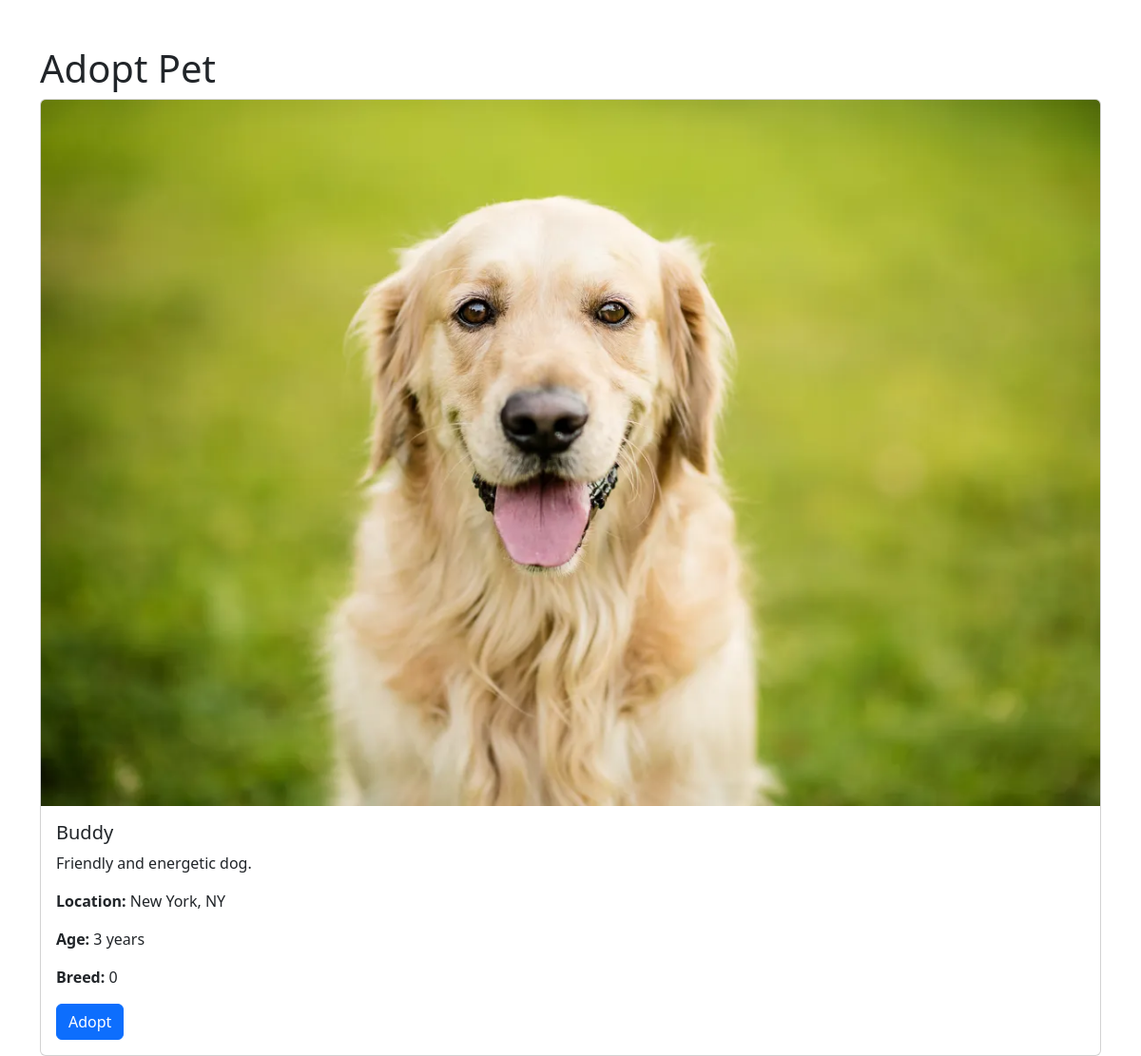
Screenshot of /adopt.php?id=20 (signed in) with the database file from the repository.
### tables this page shows
CREATE TABLE `animal` (
  `id` int(11) NOT NULL,
  `name` varchar(255) NOT NULL,
  `photo` varchar(255) DEFAULT NULL,
  `location` varchar(255) DEFAULT NULL,
  `description` text DEFAULT NULL,
  `size` enum('small','medium','large') NOT NULL,
  `age` int(11) NOT NULL,
  `vaccinated` tinyint(1) DEFAULT NULL,
  `breed` varchar(255) DEFAULT NULL,
  `status` enum('Adopted','Available') DEFAULT 'Available'
);

### adopt.php (the view, shortened to what this page needs)
<?php
include 'connection.php';
if (isset($_GET['id'])) {
    $pet_id = intval($_GET['id']);
    $sql = "SELECT * FROM animal WHERE id='$pet_id'";
    $result = $conn->query($sql);
    if ($result->num_rows > 0) {
        $pet = $result->fetch_assoc();
    } else {
        echo "No pet found with that ID.";
        exit();
    }
} else {
    echo "No pet ID provided.";
    exit();
}
?>
<!DOCTYPE html>
<html lang="en">
<head>
    <link href="https://cdn.jsdelivr.net/npm/bootstrap@5.3.3/dist/css/bootstrap.min.css" rel="stylesheet">
</head>
<body>
<div class="container mt-5">
    <h1>Adopt Pet</h1>
    <div class="card">
        <img src="uploads/<?php echo htmlspecialchars($pet['photo']); ?>" class="card-img-top" alt="<?php echo htmlspecialchars($pet['name']); ?>">
        <div class="card-body">
            <h5 class="card-title"><?php echo htmlspecialchars($pet['name']); ?></h5>
            <p class="card-text"><?php echo htmlspecialchars($pet['description']); ?></p>
            <p class="card-text"><strong>Location:</strong> <?php echo htmlspecialchars($pet['location']); ?></p>
            <p class="card-text"><strong>Age:</strong> <?php echo htmlspecialchars($pet['age']); ?> years</p>
            <p class="card-text"><strong>Breed:</strong> <?php echo htmlspecialchars($pet['breed']); ?></p>
            <form method="post" action="adopt.php">
                <button type="submit" class="btn btn-primary">Adopt</button>
            </form>
        </div>
    </div>
</div>
</body>
</html>

### rows the page displays
animal: photo (picture), name "Buddy", description "Friendly and energetic dog.", location "New York, NY", age "3", breed "0"
